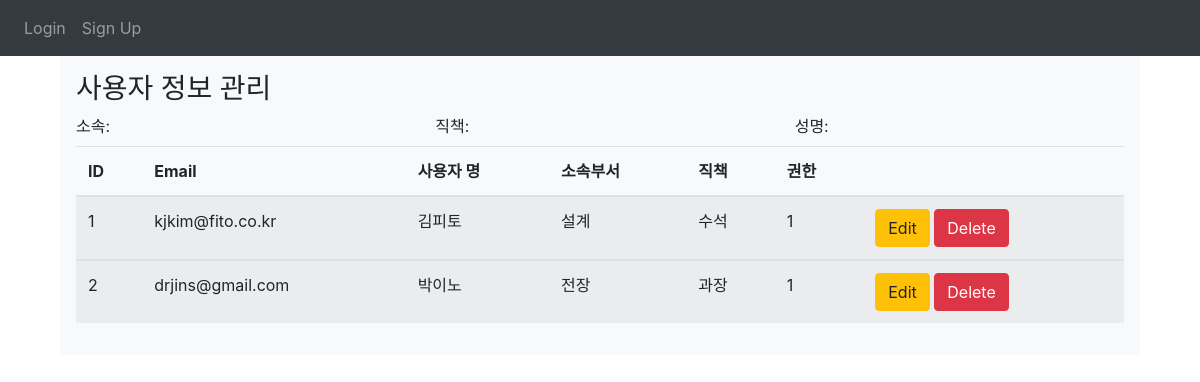
Before: /userinfo_update with the older database file.
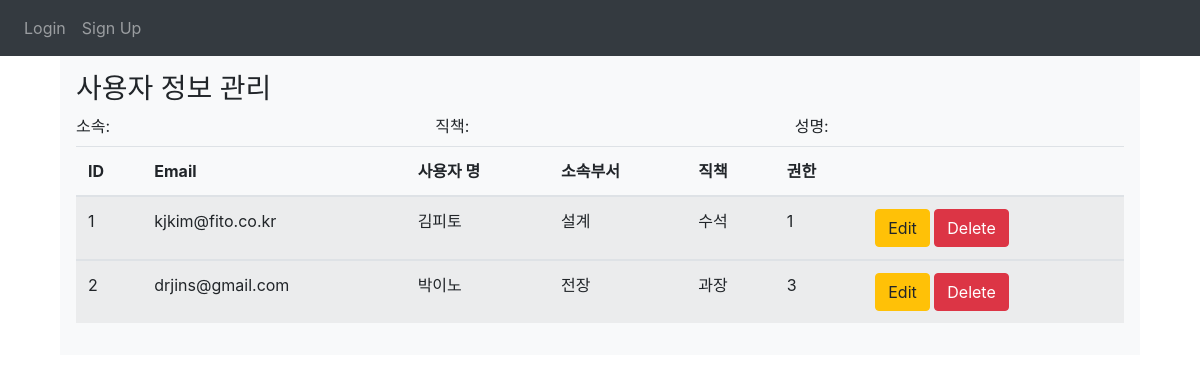
After: the same page with the newer database file.
### website/models.py (models this page shows)
class User(db.Model, UserMixin):                                      #Employee
    id = db.Column(db.Integer, primary_key=True)                      #DB primary_key ID
    email = db.Column(db.String(50), unique=True)                     #이름대신 ID로 사용함
    uname = db.Column(db.String(50),nullable=False)                   #이름
    udepartment = db.Column(db.String(50))                            #소속부서
    uposition = db.Column(db.String(50))                              #직책
    password = db.Column(db.String(50))                               #패스워드
    authority = db.Column(db.String(10))                              #권한관리 : 1 슈퍼 관리자, 2 관리자, 3 일반 사용자
    notes = db.relationship('Note')                                   #외래키 연동
    projects = db.relationship('Project')
    working_hours = db.relationship('Working_hour')

### website/auth.py (the view, shortened to what this page needs)
@auth.route('/userinfo_update', methods=['GET', 'POST'])
def userinfo_update():
    all_data = User.query.all()
    return render_template("user_info.html", all_data=all_data, user=current_user)

### website/templates/user_info.html (shortened to what this page needs)
{% extends "base.html" %}
{% block content%}
<div class="container">
<div class="row">
<div class="col-md-12">
<div class="bg-light p-3">
    <h3>사용자 정보 관리</h3>
    <form>
        <div class="row">
            <div class="col">
            <label for="userDepartmet">소속: {{user.udepartment}}</label>
            </div>
            <div class="col">
            <label for="userPosition">직책: {{user.uposition}}</label>
            </div>
            <div class="col">
            <label for="userName">성명: {{user.uname}}</label>
            </div>
        </div>
    </form>
        <table class="table table-hover table-striped" id="table1">
            <thead>
                <tr>
                    <th>ID</th>
                    <th>Email</th>
                    <th>사용자 명</th>
                    <th>소속부서</th>
                    <th>직책</th>
                    <th>권한</th>
                    <th></th>
                </tr>
            </thead>
            {% for row in all_data %}
                <tbody>
                    <tr>
                        <td>{{row.id}}</td>
                        <td>{{row.email}}</td>
                        <td>{{row.uname}}</td>
                        <td>{{row.udepartment}}</td>
                        <td>{{row.uposition}}</td>
                        <td>{{row.authority}}</td>
                        <td>
                        <a href="/auth.userinfo_update/{{row.id}}" class="btn btn-warning btn-xs" data-toggle="modal" data-target="#modaledit{{row.id}}">Edit</a>
                        <a href="/userdelete/{{row.id}}" class="btn btn-danger btn-xs" onclick="return confirm('이 데이터를 삭제하시겠습니까?')">Delete</a>
                        </td>
                    </tr>
                </tbody>
            {% endfor %}
        </table>
</div>
</div>
</div>
</div>
{% endblock %}

Changed rows visible on the page:
changed User "drjins@gmail.com": authority "1" → "3"
